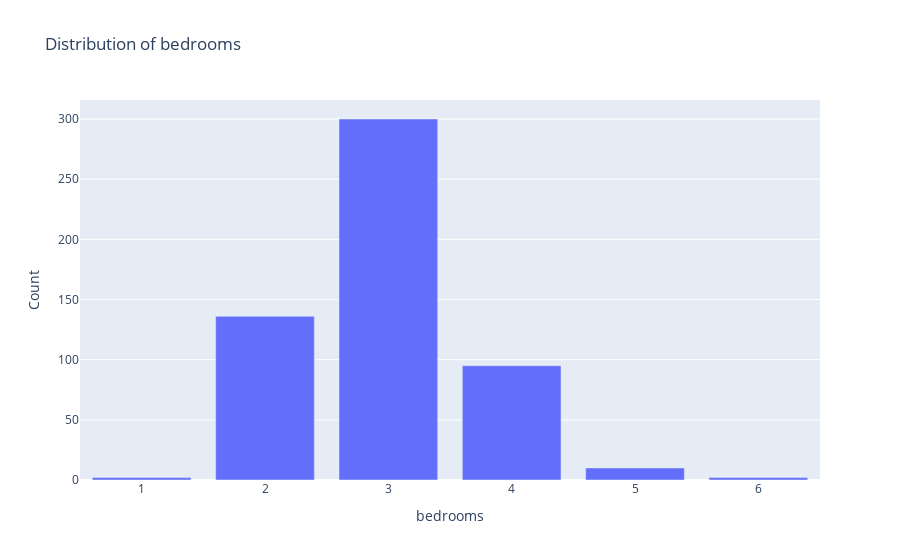

The notebook cell this image was saved under:
### Code cell
data_engineering.plot_feature_distribution(df_cleaned, 'bedrooms', is_categorical=True)

### Figure 1 — Plotly figure (JSON) as saved in the notebook; plotly's stock layout.template omitted (floating-point values rounded to 4 significant figures)
{"data": [{"alignmentgroup": "True", "hovertemplate": "bedrooms=%{x}<br>Count=%{y}<extra></extra>", "legendgroup": "", "marker": {"color": "#636efa", "pattern": {"shape": ""}}, "name": "", "offsetgroup": "", "orientation": "v", "showlegend": false, "textposition": "auto", "type": "bar", "x": [3, 2, 4, 5, 6, 1], "xaxis": "x", "y": [300, 136, 95, 10, 2, 2], "yaxis": "y"}], "layout": {"barmode": "relative", "legend": {"tracegroupgap": 0}, "title": {"text": "Distribution of bedrooms"}, "xaxis": {"anchor": "y", "domain": [0, 1], "title": {"text": "bedrooms"}}, "yaxis": {"anchor": "x", "domain": [0, 1], "title": {"text": "Count"}}}}
